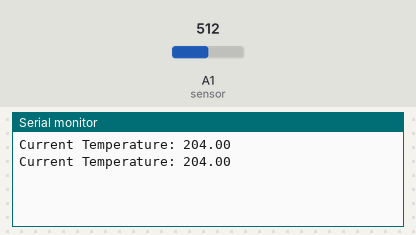
Simulated run of this sketch. Board: Arduino Uno, built with avr-gcc and run on an emulated ATmega328P. Shown: the last lines printed to the serial monitor. The inputs (shaded band) are chosen by the test bench; at power-on: A1 (sensor) = 512.

Above: at 1.8 s.
1.9 s: A1 (sensor) set to 716
At 2.6 s:
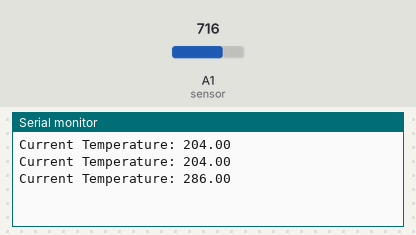
3.4 s: A1 (sensor) set to 900
At 4.8 s:
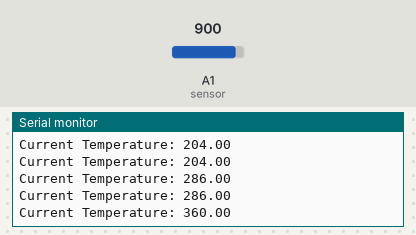
Timing chart, 0 to 6.4 s (numbered marks = the images above; inputs shaded):
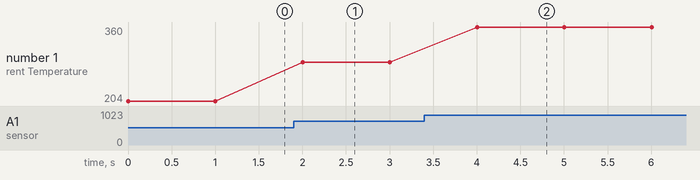

The sketch:

temp.ino
```cpp
void setup() {

  Serial.begin(9600);

}
void loop() {

int  sensorInput = analogRead(A1);    //read the analog sensor and store it
float  temp = (((5000/1023)*sensorInput)/10);       //find percentage of input reading


  Serial.print("Current Temperature: ");
  Serial.println(temp);
  delay(1000);
}
```

Measured:
- after the input at 1.9 s, the serial monitor: prints a new line after 0.10 s (image 1)
- after the input at 3.4 s, the serial monitor: prints a new line after 0.60 s (image 2)
- plotted number 1: 204 → 286 after the input at 1.9 s, 286 → 360 after the input at 3.4 s
